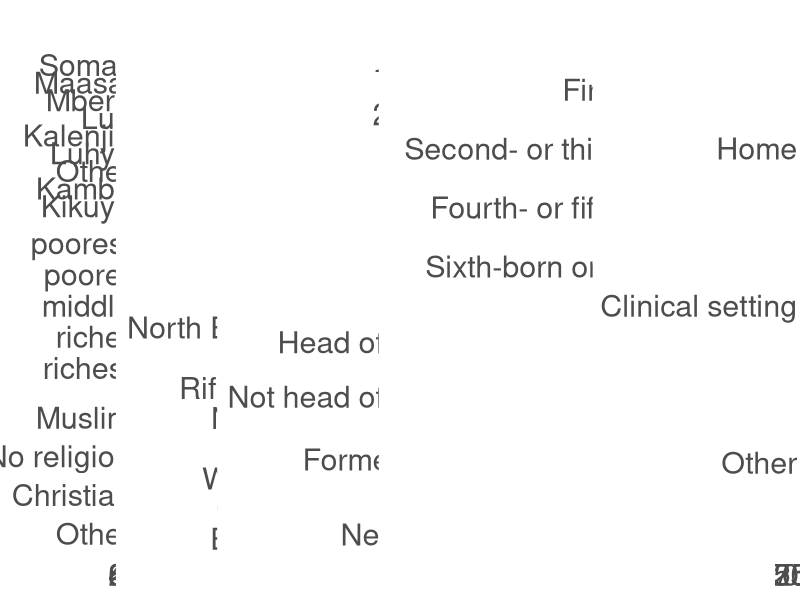

Generate this figure with R: (Note: this script raises an error after producing the figure.)
# Plots for vaccine equity in Kenya study 

# load libraries
library (data.table)
library (ggplot2)
library (ggpubr)
library (dplyr)

# clear workspace
rm (list = ls ())

# ------------------------------------------------------------------------------
# Plot - Vaccination coverage
# Vaccination coverage in Kenya among children aged 12-23 months by 
# socioeconomic, geographic, maternal, child, and birth setting characteristics.
#   socioeconomic (household wealth, religion, ethnicity)
#   geographic (area of residence, region)
#   maternal (maternal age at birth, maternal education, maternal marital status, sex of household head) 
#   child (sex of child, birth order) 
#   birth setting 
# ------------------------------------------------------------------------------

# read file with plot data
plot_data <- fread ("data_coverage.csv")
plot_list <- vector (mode = "list", length = 4)

# loop through plots for vaccination coverage
for (i in 1:5) {
  
  plot_dat <- switch (i, 
                      # socioeconomic characteristics
                      "1" = plot_data [characteristics == "Household wealth" | 
                                         characteristics == "Religion" |
                                         characteristics == "Ethnicity"],
                      # geographic characteristics
                      "2" = plot_data [characteristics == "Place of residence" | 
                                         characteristics == "Region"],
                      # maternal characteristics
                      "3" = plot_data [characteristics == "Maternal age" | 
                                         characteristics == "Maternal education" | 
                                         characteristics == "Maternal marital status" |
                                         characteristics == "Maternal household head status"], 
                      # child characteristics
                      "4" = plot_data [characteristics == "Sex of child" | 
                                         characteristics == "Birth order"],
                      # birth setting characteristics
                      "5" = plot_data [characteristics == "Place of birth"]
                      )
  
  # plot title
  plot_title <- switch (i, 
                        "1" = "Socioeconomic characteristics", 
                        "2" = "Geographic characteristics", 
                        "3" = "Maternal characteristics", 
                        "4" = "Child characteristics", 
                        "5" = "Place of birth characteristics")
  
  # plot
  plot_list [[i]] <- ggplot (data = plot_dat, 
                             aes (x = reorder (specific_characteristics, desc (specific_order)), 
                                  y = coverage, 
                                  fill = -coverage)) + 
    geom_bar (stat = "identity", width = 0.75, alpha=0.9) + 
    geom_errorbar (aes (ymin = low_95ci, ymax = high_95ci, width = 0.25), 
                   col = "orange") + 
    labs (x = "",
          y = "Basic vaccination coverage (%)", 
          title = plot_title
          ) +
    coord_flip () + 
    facet_grid (characteristics ~ ., scales = "free") +
    theme_bw () + 
    theme (legend.position="none") + 
    theme (plot.title = element_text (size = 30)) + 
    theme (axis.text = element_text (size = 22)) + 
    theme (strip.text.y = element_text (size = 18)) + 
    scale_y_continuous (labels = function (x) paste0 (x, "%")) + 
    theme (axis.title.x = element_blank (), 
           axis.title.y = element_blank ()) 
}

# arrange plot columns and rows
p <- ggarrange (plotlist = plot_list, ncol = 5, nrow = 1)

# # plot title
# p <- annotate_figure (p,
#                       # top = text_grob ("Basic vaccination coverage by socioeconomic, geographic, maternal, and child characteristics",
#                       top = text_grob ("  Full immunisation coverage among children aged 12-23 months in Kenya by
#    socioeconomic, geographic, maternal, child, and place of birth characteristics
# (1-dose BCG, 3-dose DTP-HepB-Hib, 3-dose polio, 1-dose measles, 3-dose PCV)\n",
#                                        color = "black", 
#                                        size = 40))

# print plot
print (p)

# save plot to file
ggsave (filename = "plot_socioeconomic_geographic_maternal_child_birthsetting_coverage.jpg", 
        plot = p, 
        units = "in", width = 40, height = 20, 
        dpi = 300)

ggsave (filename = "plot_socioeconomic_geographic_maternal_child_birthsetting_coverage.eps", 
        plot = p, 
        units = "in", width = 40, height = 20, 
        device = cairo_ps)


# ------------------------------------------------------------------------------
# Plot - Adjusted odds ratios
# Inequities in vaccination coverage in Kenya associated with 
# socioeconomic, geographic, maternal, child, and birth setting characteristics.
# ------------------------------------------------------------------------------

# read file with plot data
plot_data <- fread ("data_aor.csv")
plot_list <- vector (mode = "list", length = 2)

# loop through 11 subplots
for (i in 1:10) {
  
  plot_dat <- switch (i, 
                      "1" = plot_data [characteristics == "Household wealth"], 
                      "2" = plot_data [characteristics == "Place of residence"],
                      "3" = plot_data [characteristics == "Region"],
                      "4" = plot_data [characteristics == "Maternal education"],
                      "5" = plot_data [characteristics == "Birth order"],
                      "6" = plot_data [characteristics == "Place of birth"],
                      "7" = plot_data [characteristics == "Maternal age"],
                      "8" = plot_data [characteristics == "Maternal marital status"],
                      "9" = plot_data [characteristics == "Maternal household head status"], 
                     "10" = plot_data [characteristics == "Sex of child"]
                      )
  
  # plot
  plot_list [[i]] <- ggplot (data = plot_dat, 
                             aes (x = reorder (specific_characteristics, desc (specific_order)), 
                             # aes (x = specific_characteristics,
                                  y = AOR, 
                                  fill = factor (AOR))) + 
    scale_fill_brewer (palette = "Reds") +
    geom_bar (stat = "identity", width = 0.75, alpha=0.9) + 
    geom_errorbar (aes (ymin = low_95ci, ymax = high_95ci, width = 0.25), 
                   col = "black") + 
    coord_flip () + 
    facet_grid (characteristics ~ ., scales = "free") +
    theme_bw () + 
    theme (legend.position="none") + 
    theme (axis.title.x = element_blank (),
           axis.title.y = element_blank ()) +
    theme (strip.text.y = element_text (size = 11)) 
}

# arrange plot columns and rows
p <- ggarrange (plotlist = plot_list, ncol = 3, nrow = 4)

# # plot title
# p <- annotate_figure (p,
#                    # top = text_grob ("Adjusted odds ratios of basic vaccination coverage in children aged 12-23 months
#                      top = text_grob ("  Adjusted odds ratios of full immunisation coverage among children aged 12-23 months in Kenya
# (1-dose BCG, 3-dose DTP-HepB-Hib, 3-dose polio, 1-dose measles, 3-dose PCV)\n",
#                                       color = "black", 
#                                       size = 20))

# print plot
print (p)

# save plot to file
ggsave (filename = "plot_aor.jpg", 
        plot = p, 
        units = "in", width = 12, height = 12, 
        dpi = 300)

ggsave (filename = "plot_aor.eps", 
        plot = p, 
        units = "in", width = 12, height = 12,
        device = cairo_ps)



